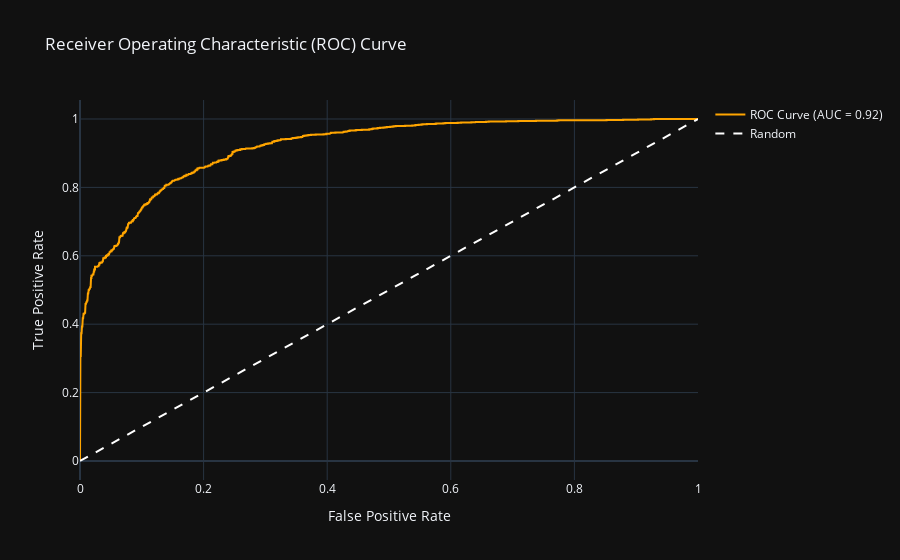

Write notebook code for a chart like this one.
### Code cell
fig = go.Figure()

fig.add_trace(go.Scatter(
    x=fpr_log, y=tpr_log,
    mode='lines',
    line=dict(color='orange', width=2),
    name=f'ROC Curve (AUC = {roc_auc_log:.2f})'
))
fig.add_trace(go.Scatter(
    x=[0, 1], y=[0, 1],
    mode='lines',
    line=dict(color='White', width=2, dash='dash'),
    name='Random'
))
fig.update_layout(
    title='Receiver Operating Characteristic (ROC) Curve',
    xaxis_title='False Positive Rate',
    yaxis_title='True Positive Rate',
    template='plotly_dark'
)
fig.show()

### Figure 1 — Plotly figure (JSON) as saved in the notebook; plotly's stock layout.template omitted (floating-point values rounded to 4 significant figures; data arrays with more than 128 entries replaced by an {"elided": "..."} marker saying what was removed)
{"data": [{"line": {"color": "orange", "width": 2}, "mode": "lines", "name": "ROC Curve (AUC = 0.92)", "type": "scatter", "x": {"elided": "704 float values"}, "y": {"elided": "704 float values"}}, {"line": {"color": "White", "dash": "dash", "width": 2}, "mode": "lines", "name": "Random", "type": "scatter", "x": [0, 1], "y": [0, 1]}], "layout": {"title": {"text": "Receiver Operating Characteristic (ROC) Curve"}, "xaxis": {"title": {"text": "False Positive Rate"}}, "yaxis": {"title": {"text": "True Positive Rate"}}}}
